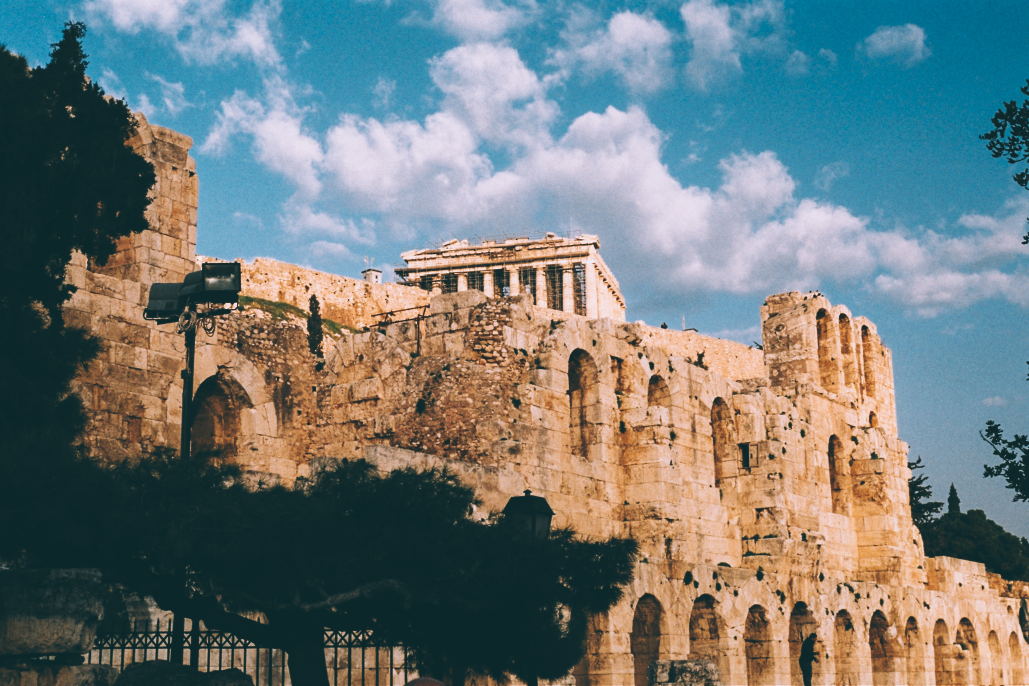
#> input picture images/fulls/AA002A-1.jpg, 2058 x 1372 px, found by its file name (shown at 1/2 size); its folder holds 3 pictures in this run
$ python resample.py   (older library calls are emulated)
#> lines starting #> are read from the running program, lines starting #| are printed output that depends on the picture
import cv2
import os
from PIL import Image

size = 512,512

input_dir = 'C://Users//Bill//Desktop//my//my_code//website//billpsomas.github.io//images//fulls'
output_dir = 'C://Users//Bill//Desktop//my//my_code//website//billpsomas.github.io//images//thumbs'

for i, name in enumerate(os.listdir(input_dir)):
	print('Reading -> ' + str(os.listdir(input_dir)[i]))
	im = Image.open(input_dir + '//' + os.listdir(input_dir)[i])
#> im is the input picture: PIL image 2058x1372 RGB; mean R, G, B 113.9, 123.1, 122.3
	im.thumbnail(size, Image.ANTIALIAS)
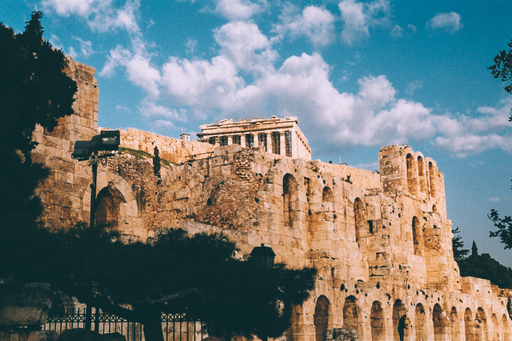
#> im: PIL image 512x341 RGB; mean R, G, B 114, 123.2, 122.4
	im.save(output_dir + '//' + str(name), "JPEG")
#> pass 2 of the loop `for i, name in enumerate(os.listdir(input_dir)):`:
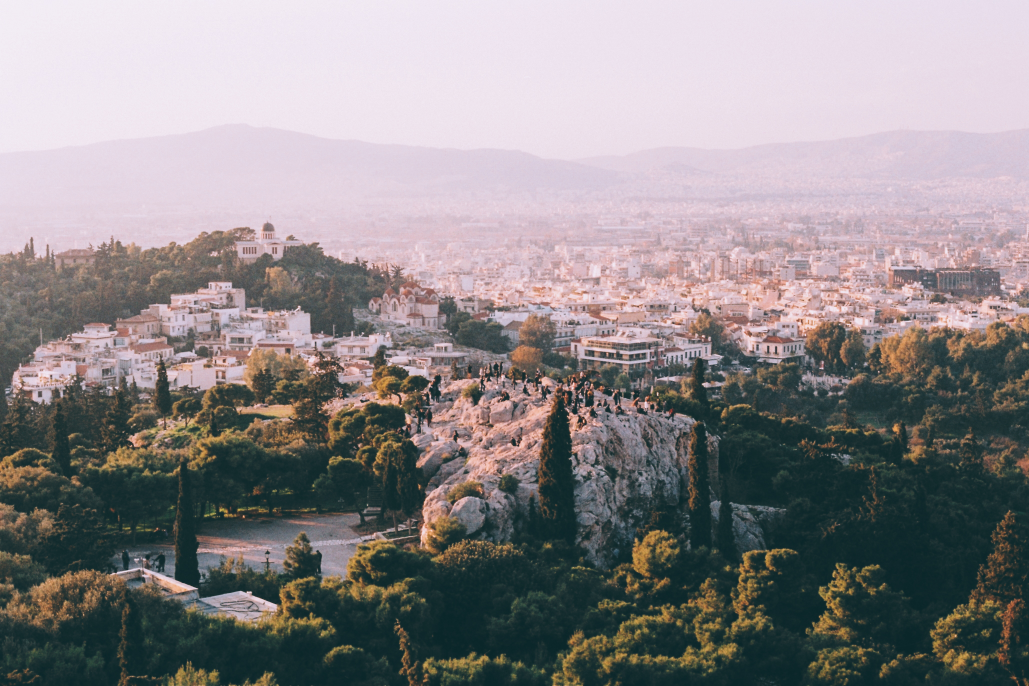
#> input picture images/fulls/AA006A-1.jpg, 2058 x 1372 px, found by its file name (shown at 1/2 size)
#> im is the input picture: PIL image 2058x1372 RGB; mean R, G, B 140.2, 135.2, 137.1
#> `im.thumbnail(size, Image.ANTIALIAS)`:
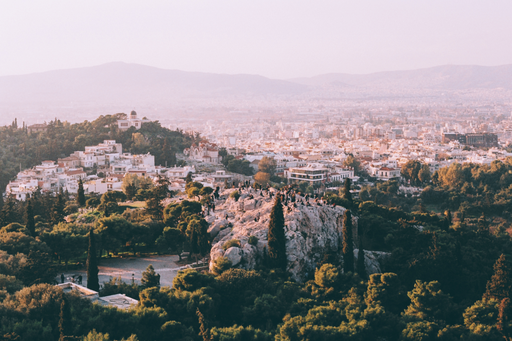
#> im: PIL image 512x341 RGB; mean R, G, B 140.3, 135.3, 137.2
#> pass 3 of the loop `for i, name in enumerate(os.listdir(input_dir)):`:
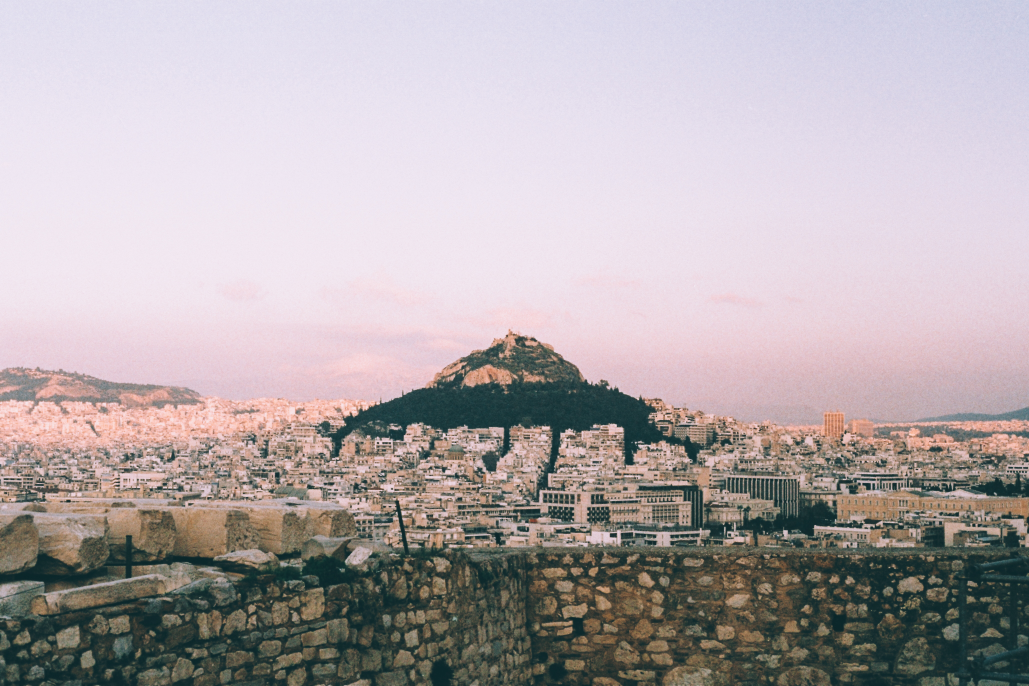
#> input picture images/fulls/AA029A-1.jpg, 2058 x 1372 px, found by its file name (shown at 1/2 size)
#> im is the input picture: PIL image 2058x1372 RGB; mean R, G, B 178.4, 169.7, 172.5
#> `im.thumbnail(size, Image.ANTIALIAS)`:
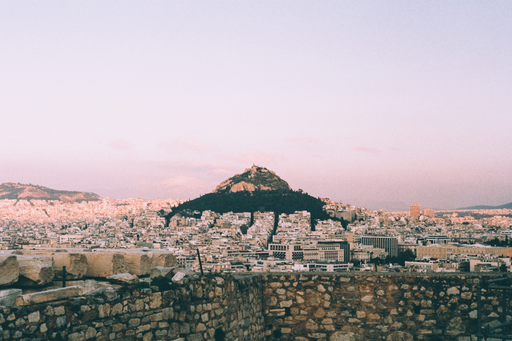
#> im: PIL image 512x341 RGB; mean R, G, B 178.5, 169.8, 172.6
